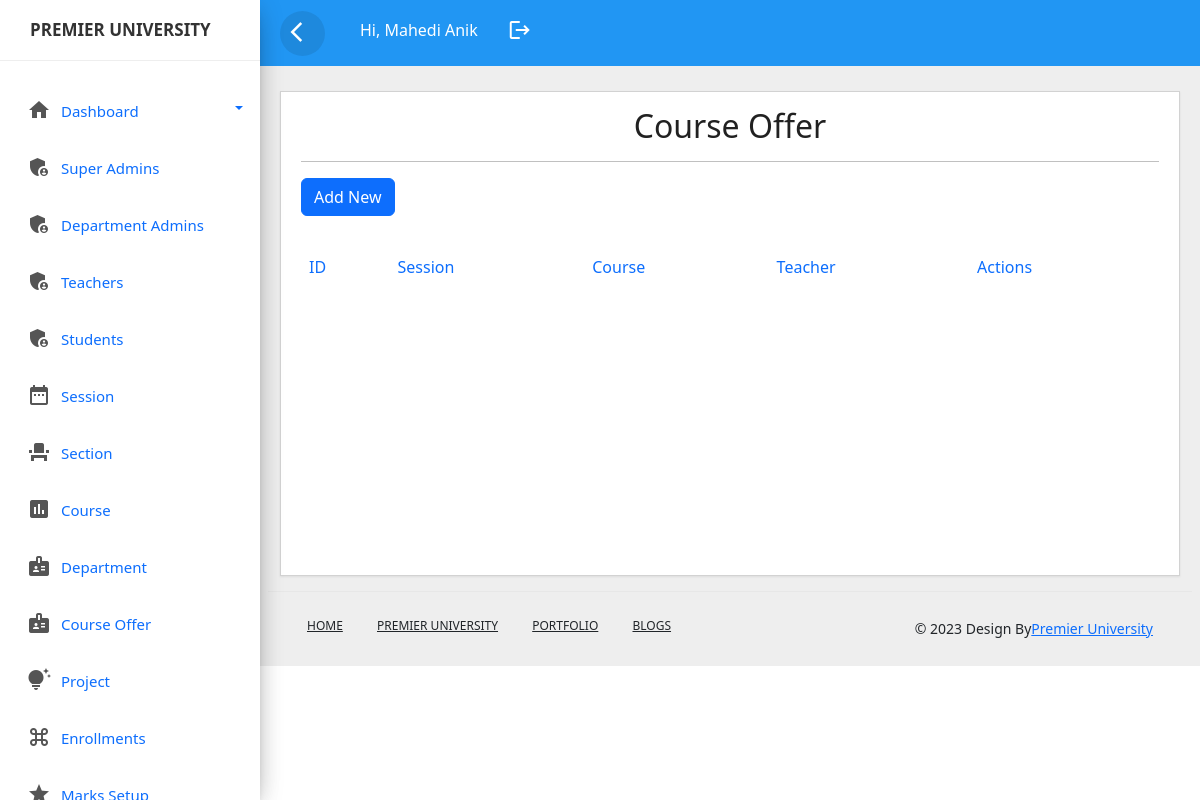
Before: /offer.php (signed in) with the older database file.
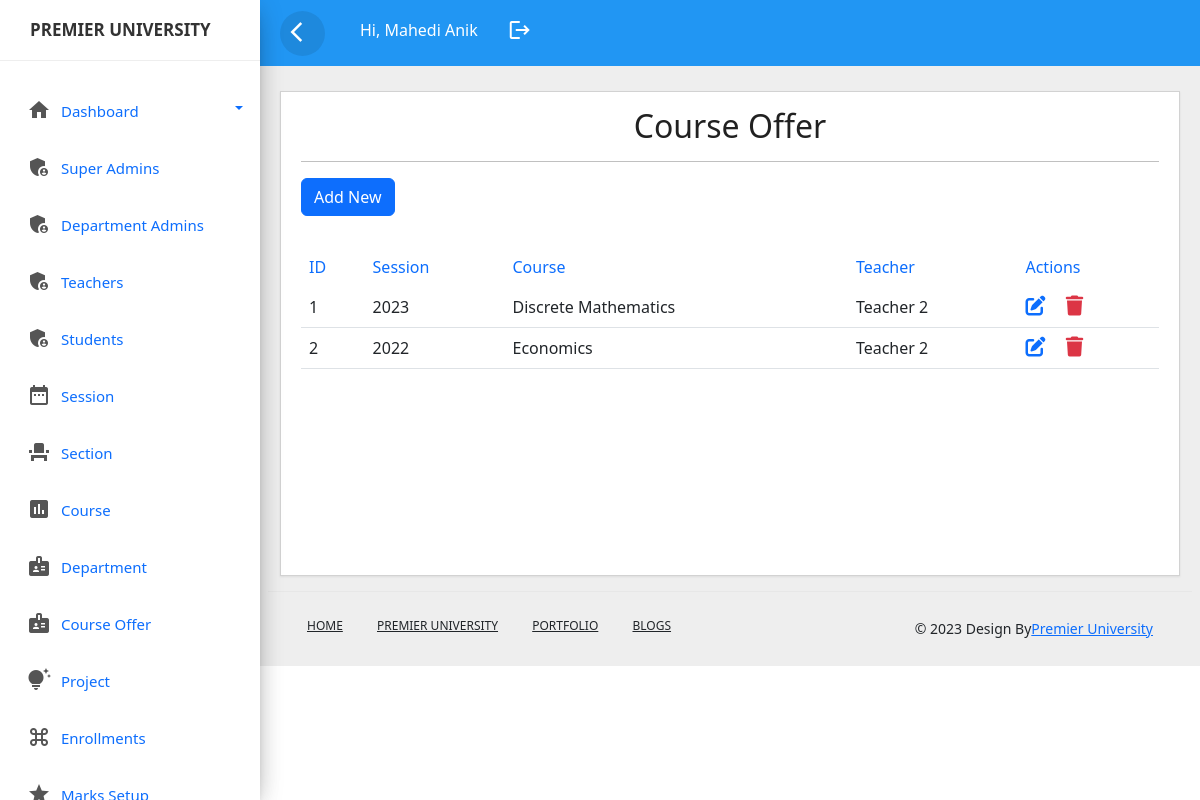
After: the same page with the newer database file.
### tables this page shows
CREATE TABLE `offer` (
  `offerid` int(11) NOT NULL,
  `sessionid` varchar(255) NOT NULL,
  `courseid` int(11) NOT NULL,
  `teacherid` int(11) NOT NULL
);

CREATE TABLE `session` (
  `sessionid` int(11) NOT NULL,
  `session` varchar(50) NOT NULL,
  `courseid` int(11) DEFAULT NULL
);

CREATE TABLE `course` (
  `courseid` int(11) NOT NULL,
  `course` varchar(255) NOT NULL,
  `departmentid` int(11) DEFAULT NULL,
  `totalmarks` float DEFAULT NULL,
  `description` varchar(255) DEFAULT NULL
);

CREATE TABLE `users` (
  `id` int(11) NOT NULL,
  `name` varchar(100) NOT NULL,
  `username` varchar(100) NOT NULL,
  `password` varchar(100) NOT NULL,
  `role` varchar(100) NOT NULL,
  `created` timestamp NOT NULL DEFAULT current_timestamp() ON UPDATE current_timestamp(),
  `email` varchar(100) NOT NULL,
  `address` varchar(50) DEFAULT NULL,
  `sessionid` int(11) DEFAULT NULL,
  `sectionid` int(11) DEFAULT NULL,
  `courseid` int(11) DEFAULT NULL,
  `departmentid` int(11) DEFAULT NULL,
  `status` varchar(10) DEFAULT NULL,
  `mobile` varchar(100) NOT NULL
);

### offer.php (the view, shortened to what this page needs)
<?php include_once('header.php');?>
<?php include_once('sidebar.php');?>
<?php include_once('top-header.php');?>
<!DOCTYPE html>
<html lang="en">
<head>
	<link rel="stylesheet" href="css/style.css">
 <link href="https://cdn.jsdelivr.net/npm/bootstrap@5.2.3/dist/css/bootstrap.min.css" rel="stylesheet">
 <link rel="stylesheet" href="https://cdnjs.cloudflare.com/ajax/libs/font-awesome/6.4.0/css/all.min.css" />
</head>
<body>
	<div class="main-content">
		<div class="row">
			<div class="col-lg-12 col-md-12">
				<div class="card" style="min-height:485px">
					<div class="card-header card-header-text">
						<h2 class="card-title" style="text-align: center;">Course Offer</h2>
						<hr>
						<a href="add_offer.php" class="btn btn-primary mb-3">Add New</a>
					</div>
					<div class="card-content table-responsive">
						<table class="table table-hover">
							<thead class="text-primary">
								<tr><th>ID</th>
									<th>Session</th>
									<th>Course</th>
									<th>Teacher</th>
									<th>Actions</th>
								</tr>
							</thead>
							<tbody>
								<?php
									@include 'config.php';
									$query=mysqli_query($conn,"SELECT * from offer LEFT JOIN users on offer.teacherid=users.id LEFT JOIN course on offer.courseid=course.courseid LEFT JOIN session on session.sessionid=offer.sessionid ");
									while($row=mysqli_fetch_array($query)){
									?>
									<tr>
										<td><?php echo ucwords($row['offerid']); ?></td>
										<td><?php echo ucwords($row['session']); ?></td>
										<td><?php echo ucwords($row['course']); ?></td>
										<td><?php echo ucwords($row['name']); ?></td>
										<td>
											 <a href="edit_offer.php?id=<?php echo $row['offerid'] ?>&userid=<?php echo $row['teacherid'] ?>&sessionid=<?php echo $row['sessionid'] ?>&courseid=<?php echo $row['courseid'] ?>" ><i class="fa-solid fa-pen-to-square fs-5 me-3"></i></a>
             <a href="delete_offer.php?id=<?php echo $row['offerid'] ?>" class="link-danger"><i class="fa-solid fa-trash fs-5"></i></a>
										</td>
									</tr>
									<?php
									}
								?>
							</tbody>
						</table>
					</div>
				</div>
			</div>
		</body>
		<?php include_once('footer.php');?>
		</html>

Changed rows visible on the page:
added offer: offerid "1", sessionid.session "2023", courseid.course "Discrete Mathematics", users.name "Teacher 2"
added offer: offerid "2", sessionid.session "2022", courseid.course "Economics", users.name "Teacher 2"
